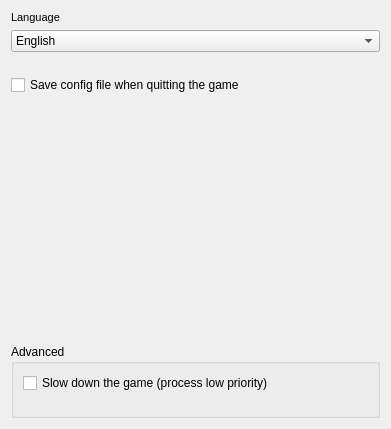
<?xml version="1.0" encoding="UTF-8"?>
<ui version="4.0">
 <class>general_settings_widget</class>
 <widget class="QWidget" name="general_settings_widget">
  <property name="geometry">
   <rect>
    <x>0</x>
    <y>0</y>
    <width>391</width>
    <height>429</height>
   </rect>
  </property>
  <property name="windowTitle">
   <string>Form</string>
  </property>
  <layout class="QVBoxLayout" name="verticalLayout">
   <item>
    <widget class="QLabel" name="languageLabel">
     <property name="font">
      <font>
       <pointsize>8</pointsize>
      </font>
     </property>
     <property name="text">
      <string>Language</string>
     </property>
    </widget>
   </item>
   <item>
    <widget class="QComboBox" name="languageComboBox">
     <item>
      <property name="text">
       <string>English</string>
      </property>
     </item>
     <item>
      <property name="text">
       <string>French</string>
      </property>
     </item>
     <item>
      <property name="text">
       <string>German</string>
      </property>
     </item>
     <item>
      <property name="text">
       <string>Hungarian</string>
      </property>
     </item>
    </widget>
   </item>
   <item>
    <spacer name="verticalSpacer">
     <property name="orientation">
      <enum>Qt::Vertical</enum>
     </property>
     <property name="sizeType">
      <enum>QSizePolicy::Maximum</enum>
     </property>
     <property name="sizeHint" stdset="0">
      <size>
       <width>20</width>
       <height>17</height>
      </size>
     </property>
    </spacer>
   </item>
   <item>
    <widget class="QCheckBox" name="saveConfigOnQuitCheckBox">
     <property name="text">
      <string>Save config file when quitting the game</string>
     </property>
    </widget>
   </item>
   <item>
    <spacer name="verticalSpacer_2">
     <property name="orientation">
      <enum>Qt::Vertical</enum>
     </property>
     <property name="sizeHint" stdset="0">
      <size>
       <width>20</width>
       <height>230</height>
      </size>
     </property>
    </spacer>
   </item>
   <item>
    <widget class="QGroupBox" name="advancedGroupBox">
     <property name="title">
      <string>Advanced</string>
     </property>
     <layout class="QGridLayout" name="gridLayout">
      <item row="0" column="0">
       <layout class="QHBoxLayout" name="horizontalLayout">
        <item>
         <widget class="QCheckBox" name="lowPriorityProcessCheckBox">
          <property name="text">
           <string>Slow down the game (process low priority)</string>
          </property>
         </widget>
        </item>
        <item>
         <spacer name="verticalSpacer_3">
          <property name="orientation">
           <enum>Qt::Vertical</enum>
          </property>
          <property name="sizeType">
           <enum>QSizePolicy::Maximum</enum>
          </property>
          <property name="sizeHint" stdset="0">
           <size>
            <width>20</width>
            <height>18</height>
           </size>
          </property>
         </spacer>
        </item>
       </layout>
      </item>
      <item row="0" column="1">
       <spacer name="horizontalSpacer">
        <property name="orientation">
         <enum>Qt::Horizontal</enum>
        </property>
        <property name="sizeHint" stdset="0">
         <size>
          <width>84</width>
          <height>20</height>
         </size>
        </property>
       </spacer>
      </item>
      <item row="1" column="0">
       <spacer name="verticalSpacer_4">
        <property name="orientation">
         <enum>Qt::Vertical</enum>
        </property>
        <property name="sizeType">
         <enum>QSizePolicy::Maximum</enum>
        </property>
        <property name="sizeHint" stdset="0">
         <size>
          <width>20</width>
          <height>13</height>
         </size>
        </property>
       </spacer>
      </item>
     </layout>
    </widget>
   </item>
  </layout>
 </widget>
 <resources/>
 <connections/>
</ui>
